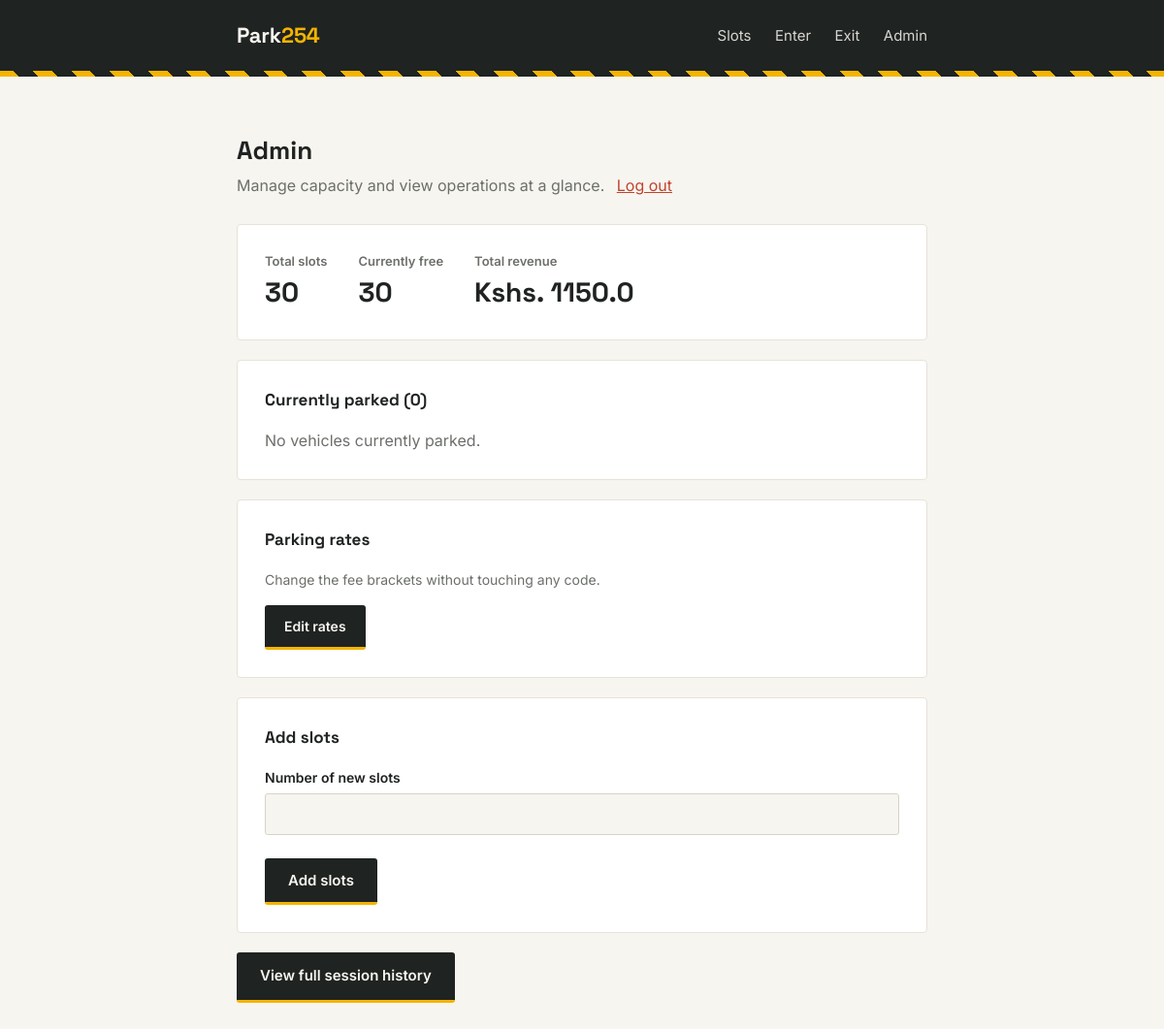
Before: /admin (signed in) with the older database file.
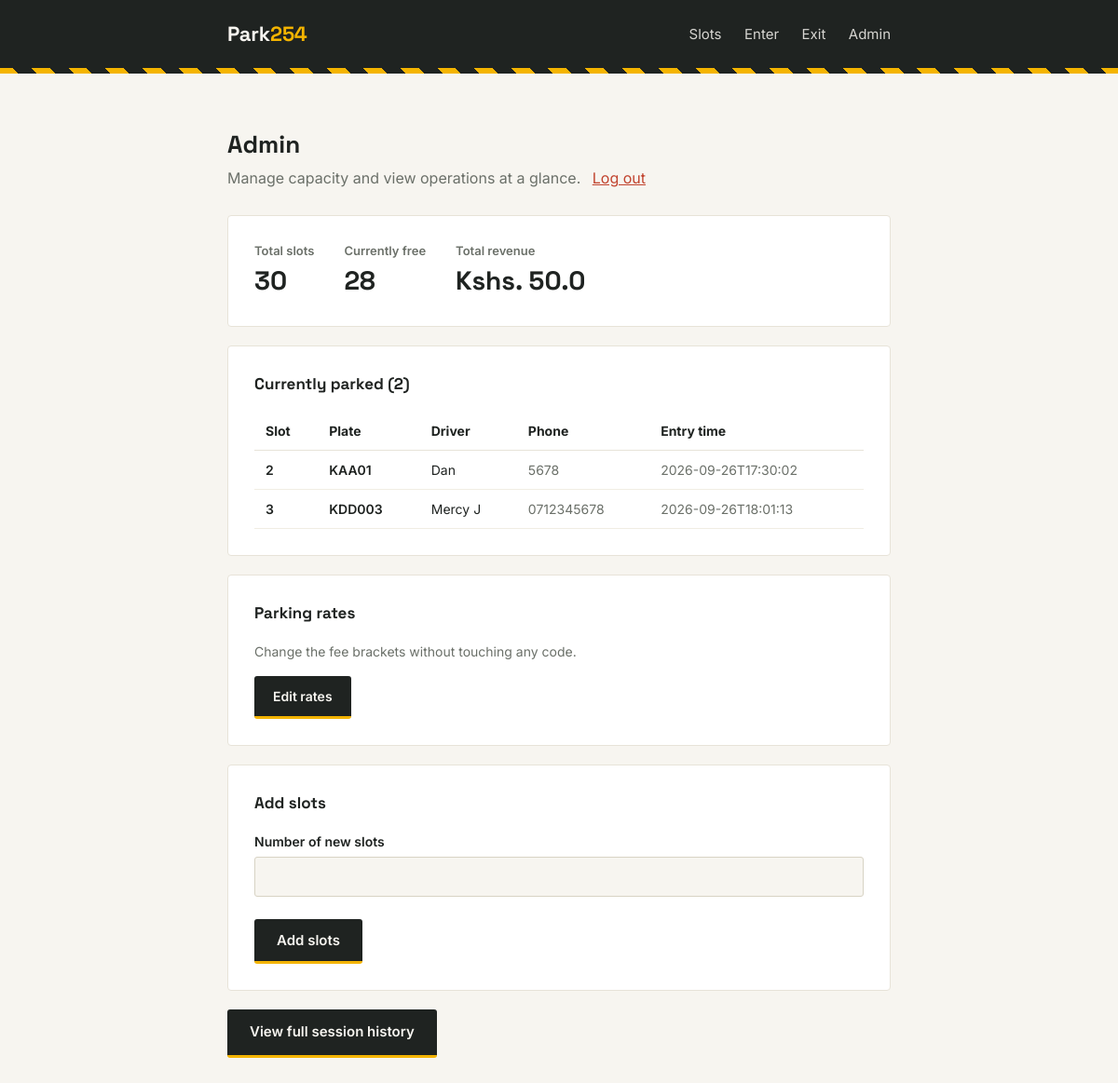
After: the same page with the newer database file.
### tables this page shows
CREATE TABLE ParkingSession (
            session_id      INTEGER PRIMARY KEY AUTOINCREMENT,
            plate           TEXT NOT NULL REFERENCES Vehicle(plate),
            slot_id         INTEGER REFERENCES Slot(slot_id),
            entry_time      TEXT NOT NULL,
            exit_time       TEXT,
            fee_charged     REAL,
            status          TEXT NOT NULL CHECK (status IN ('ACTIVE', 'COMPLETED'))
        , payment_method TEXT);

CREATE TABLE Vehicle (
            plate           TEXT PRIMARY KEY,
            full_name       TEXT NOT NULL,
            phone_number    TEXT NOT NULL,
            email           TEXT
        , vehicle_type TEXT);

### app.py (the view)
@app.route("/admin", methods=["GET", "POST"])
@login_required
def admin():
    result = None
    if request.method == "POST":
        try:
            number_to_add = int(request.form.get("number_to_add", "0"))
        except ValueError:
            number_to_add = 0
        result = reporting.expand_capacity(number_to_add)
    current_total = slot_management.count_total_slots()
    current_free = slot_management.count_free_slots()
    revenue = reporting.get_total_revenue()
    active_sessions = reporting.get_active_sessions()
    return render_template("admin.html", result=result, current_total=current_total,
                            current_free=current_free, revenue=revenue, active_sessions=active_sessions)

### app.py (called while the page is built)
def login_required(view_func):
    @wraps(view_func)
    def wrapped(*args, **kwargs):
        if not session.get("is_admin"):
            return redirect(url_for("admin_login"))
        return view_func(*args, **kwargs)
    return wrapped

### database.py (called while the page is built)
def get_connection():
    conn = sqlite3.connect(DB_NAME)
    conn.row_factory = sqlite3.Row   # lets us access columns by name, e.g. row["plate"]
    conn.execute("PRAGMA foreign_keys = ON")  # SQLite disables FK enforcement by default
    return conn

### modules/reporting.py (called while the page is built)
def get_active_sessions():
    conn = get_connection()
    cur = conn.cursor()
    cur.execute("""
        SELECT ParkingSession.session_id, ParkingSession.plate, Vehicle.full_name,
               Vehicle.phone_number, ParkingSession.slot_id, ParkingSession.entry_time
        FROM ParkingSession
        JOIN Vehicle ON Vehicle.plate = ParkingSession.plate
        WHERE ParkingSession.status = 'ACTIVE'
        ORDER BY ParkingSession.slot_id ASC
    """)
    rows = cur.fetchall()
    conn.close()
    return [dict(row) for row in rows]

### templates/admin.html (shortened to what this page needs)
{% extends "base.html" %}
{% block content %}
<h1 style="font-size: 26px; margin-bottom: 4px;">Admin</h1>
<p style="color: var(--muted); margin-top: 0; margin-bottom: 28px;">
    Manage capacity and view operations at a glance.
    <a href="/admin/logout" style="color: var(--red); margin-left: 8px;">Log out</a>
</p>
<div class="panel" style="margin-bottom: 20px; display: flex; gap: 32px;">
    <div>
        <div style="font-size: 13px; color: var(--muted); font-weight: 600;">Total slots</div>
        <div class="slot-number" style="font-size: 28px; font-weight: 700;">{{ current_total }}</div>
    </div>
    <div>
        <div style="font-size: 13px; color: var(--muted); font-weight: 600;">Currently free</div>
        <div class="slot-number" style="font-size: 28px; font-weight: 700;">{{ current_free }}</div>
    </div>
    <div>
        <div style="font-size: 13px; color: var(--muted); font-weight: 600;">Total revenue</div>
        <div class="slot-number" style="font-size: 28px; font-weight: 700;">Kshs. {{ revenue }}</div>
    </div>
</div>
<div class="panel" style="margin-bottom: 20px;">
    <h3 style="margin-top: 0; font-size: 17px;">Currently parked ({{ active_sessions|length }})</h3>
    {% if active_sessions %}
    <div style="overflow-x: auto;">
    <table style="width: 100%; border-collapse: collapse; font-size: 14px;">
        <thead>
            <tr style="text-align: left; border-bottom: 1px solid #E7E3D8;">
                <th style="padding: 10px 12px;">Slot</th>
                <th style="padding: 10px 12px;">Plate</th>
                <th style="padding: 10px 12px;">Driver</th>
                <th style="padding: 10px 12px;">Phone</th>
                <th style="padding: 10px 12px;">Entry time</th>
            </tr>
        </thead>
        <tbody>
            {% for s in active_sessions %}
            <tr style="border-bottom: 1px solid #F0EDE3;">
                <td style="padding: 10px 12px; font-weight: 600;">{{ s.slot_id }}</td>
                <td style="padding: 10px 12px; font-weight: 600;">{{ s.plate }}</td>
                <td style="padding: 10px 12px;">{{ s.full_name }}</td>
                <td style="padding: 10px 12px; color: var(--muted);">{{ s.phone_number }}</td>
                <td style="padding: 10px 12px; color: var(--muted);">{{ s.entry_time }}</td>
            </tr>
            {% endfor %}
        </tbody>
    </table>
    </div>
    {% else %}
    <p style="color: var(--muted); margin: 0;">No vehicles currently parked.</p>
    {% endif %}
</div>
<div class="panel" style="margin-bottom: 20px;">
    <h3 style="margin-top: 0; font-size: 17px;">Parking rates</h3>
    <p style="color: var(--muted); margin: 0 0 16px; font-size: 14px;">Change the fee brackets without touching any code.</p>
    <a href="/admin/rates" style="
        display: inline-block; background: var(--ink); color: var(--paper);
        text-decoration: none; padding: 11px 20px; font-size: 14px; font-weight: 600;
        font-family: 'Inter', sans-serif; border-radius: 3px; border-bottom: 3px solid var(--yellow);
    ">Edit rates</a>
</div>
<div class="panel">
    <h3 style="margin-top: 0; font-size: 17px;">Add slots</h3>
    <form method="POST" action="/admin">
        <label for="number_to_add">Number of new slots</label>
        <input type="number" id="number_to_add" name="number_to_add" min="1" step="1" required>
        <button type="submit">Add slots</button>
    </form>
</div>
<a href="/history" style="
    display: inline-block; margin-top: 20px; background: var(--ink); color: var(--paper);
    text-decoration: none; padding: 13px 24px; font-size: 15px; font-weight: 600;
    font-family: 'Inter', sans-serif; border-radius: 3px; border-bottom: 3px solid var(--yellow);
">View full session history</a>
{% endblock %}

Changed rows visible on the page:
now on this page (row edited): ParkingSession: slot_id "2", plate "KAA01", full_name "Dan", phone_number "5678", entry_time "2026-09-26T17:30:02"
now on this page (row edited): ParkingSession: slot_id "3", plate "KDD003", full_name "Mercy J", phone_number "0712345678", entry_time "2026-09-26T18:01:13"
Other visible differences:
{{ current_free }}: "30" → "28"
{{ revenue }}: "1150.0" → "50.0"
{{ active_sessions|length }}: "0" → "2"
text no longer shown: "No vehicles currently parked."
text now shown: "Slot Plate Driver Phone Entry time"
